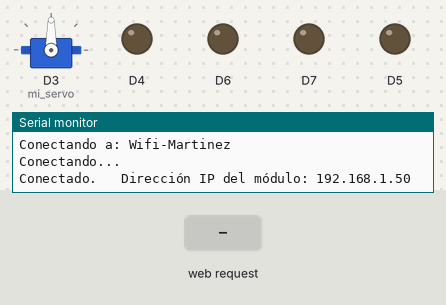
The sketch below on a simulated ESP8266 (NodeMCU). On the bench: servo, output pins drawn as LEDs (lit = HIGH), the last lines printed to the serial monitor. Inputs (shaded band) come from the test bench. WiFi joins after 1.5 s; servers stay silent unless stated.

Above: at 3.2 s.
3.3 s: HTTP request GET /ADELANTE received
At 4.8 s:
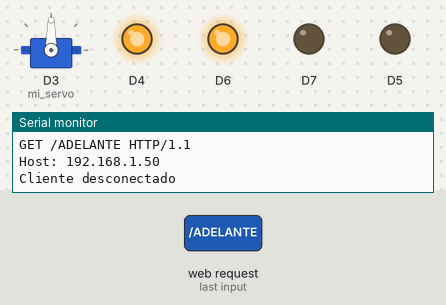
5.8 s: HTTP request GET /ATRAS received
At 7.9 s:
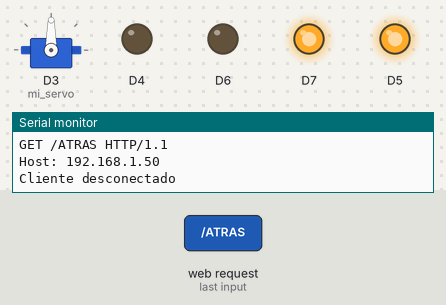
8.3 s: HTTP request GET /IZQUIERDA received
At 9.8 s:
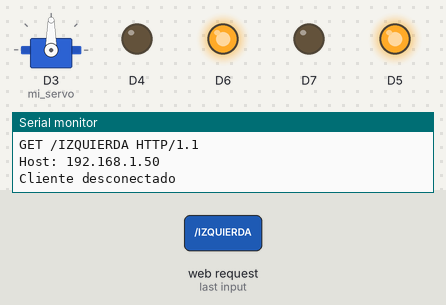
Timing chart, 0 to 11.3 s (numbered marks = the images above; inputs shaded):
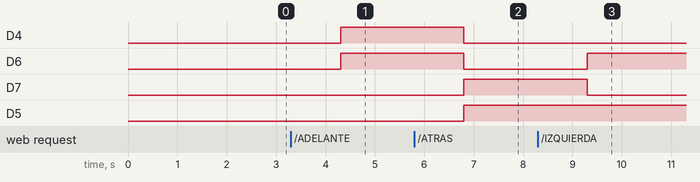

Measured:
- after the input at 3.3 s, D4, D6: LOW → HIGH after 1.0 s
- after the input at 5.8 s, D4, D6: HIGH → LOW after 1.0 s; D7, D5: LOW → HIGH after 1.0 s
- after the input at 8.3 s, D6: LOW → HIGH after 1.0 s; D7: HIGH → LOW after 1.0 s

The sketch:

robot-wifi.ino
```cpp
/*Librerias; Servo aún no la implementé*/
#include<Servo.h>
#include <ESP8266WiFi.h>

/*Variables de velocidad, tolerancia y declaración de prototipos de funciones*/
#define velocidad 255
double tolerancia = 5.00;
double medir_distancia();
void adelante();
void detener();
void derecha();
void atras();
void izquierda();
void servo_mov_der();
void servo_mov_izq();
void respuesta_web();
Servo mi_servo;

//Configuración de red
char ssid[] = "Wifi-Martinez";
const char *password = "1wds416s";

WiFiServer server(80); //Instanciamos el servidor en la variable server en el puerto especificado como argumento
WiFiClient client; //Instanciamos un cliente

//Función que recibe del cliente WiFi una cadena que contiene la solicitud como parte de la misma al tocar un botón
//al hacer esto la solicitud devuelve adelante, atras, etc.

void recepcion_serial(String recepcion) {

  //Buscamos si en la cadena recibida se encuentra, en alguna posición, el indice de la palabra buscada, de ser así accionamos la función de mover
  if (recepcion.indexOf("ADELANTE") > 0) {
    adelante();
  } else if (recepcion.indexOf("ATRAS") > 0) {

    atras();
  } else if (recepcion.indexOf("IZQUIERDA") > 0) {
    izquierda();
  } else if (recepcion.indexOf("DERECHA") > 0) {
    derecha();
  } else if (recepcion.indexOf("PARAR") > 0) {
    detener();
  }
}


void setup() {
  //inicio de puertos y pines
  Serial.begin(115200);
  pinMode(D4, OUTPUT);
  pinMode(D5, OUTPUT);
  pinMode(D6, OUTPUT);
  pinMode(D7, OUTPUT);
  pinMode(D1, OUTPUT); //TRIGGER
  pinMode(D2, INPUT); //ECHO
  mi_servo.attach(D3);
  digitalWrite(D4, LOW);
  digitalWrite(D5, LOW);
  digitalWrite(D6, LOW);
  digitalWrite(D7, LOW);

  Serial.printf("Conectando a: %s\n", ssid);

  //inicio de la conexión wifi con las credenciales anteriores
  WiFi.begin(ssid, password);

  // Intentamos que se conecte a la red wifi
  while (WiFi.status() != WL_CONNECTED) {
    Serial.println("Conectando...");
    delay(2000);
  }

  //al conectarse devuelve la IP que se le asignó
  Serial.print("Conectado.  ");
  Serial.print(" Dirección IP del módulo: ");
  Serial.println(WiFi.localIP());
  //iniciamos el servidor
  server.begin();


}

void loop() {
//se comprueban las conexiones entrantes y se le asignan la variable cliente que es de tipo WiFiClient
  WiFiClient client = server.available();
  if (client) {
    //En el caso de que haya cliente
    Serial.println("Nuevo cliente conectado");
    //Obtenemos los datos de la solicitud y los guardamos en el string. readStringUntil('r') especifíca que la lectura se detendrá al recibir una 'r' sino quedaría en bucle
    String linea_cliente = client.readStringUntil('r');
    //enviamos la solicitud a la función
    recepcion_serial(linea_cliente);
    Serial.println(linea_cliente);
    // Enviar la respuesta HTML al cliente
    client.println("HTTP/1.1 200 OK");
    client.println("Content-Type: text/html");
    client.println("");
    client.println("<!DOCTYPE HTML>");
    client.println("<html>");
    client.println("<head><meta charset='UTF-8'>");
    client.println("<meta http-equiv='X-UA-Compatible' content='IE=edge'>");
    client.println("<meta name='viewport' content='width=device-width, initial-scale=1.0'>");
    client.println("<style>");
    client.println("html {box-sizing: border-box;}*, *:before, *:after {box-sizing: inherit;}body {margin: 0;font-family:monospace;}");
    client.println(".botones{box-sizing: border-box;justify-items: center;align-items: center;}");
    client.println("*{border: none;}button{width: 100px;height: 100%;}");
    client.println(".contenedor {display: flex;justify-content: center;align-items: center;width: 50vw;height: 50vw;margin: 0 auto;}");
    client.println(".botones {text-align: center;display: grid;grid-template-columns: repeat(3, 1fr);grid-template-rows: repeat(3, 1fr);grid-column-gap: 5px;grid-row-gap: 5px;height: 37vh;justify-self: center;align-self: center;}");
    client.println("</style>");
    client.println("<title>ESP8266</title></head>");
    client.println("<body style='background-color: #050A30;'>");
    client.println("<h1 style='color:#D8A7B1; text-align: center;'>ESP8266 WiFi controller</h1>");
    client.println("<div class='contenedor'>");
    client.println("<div class= ' botones'>");
    client.println("<button onclick=location.href='./?IZQUIERDA' style='background-color: #B6E2D3; border-radius: 25px; color: white;grid-area: 2 / 1 / 3 / 2; '>IZQUIERDA</button>");
    client.println("<button onclick=location.href='./?ATRAS' style='background-color: #FAE8E0; border-radius: 25px; color: white;grid-area: 3 / 2 / 4 / 3;'>ATRAS</button>");
    client.println("<button onclick=location.href='./?DERECHA' style='background-color: #EF7C8E; border-radius: 25px; color: white;grid-area: 2 / 3 / 3 / 4; '>DERECHA</button>");
    client.println("<button onclick=location.href='./?PARAR' style='background-color: #673ab7; border-radius: 25px; color: white; grid-area: 2 / 2 / 3 / 3; '>PARAR</button>");
    client.println("<button onclick=location.href='./?ADELANTE' style='background-color: #D8A7B1; border-radius: 25px; color: white; grid-area: 1 / 2 / 2 / 3; '>ADELANTE</button>");
    client.println("</div>");
    client.println("</div>");
    client.println("</body>");
    client.println("</html>");

    // Finalizar la conexión con el cliente
    client.stop();
    Serial.println("Cliente desconectado");
  }
}

double medir_distancia() {
  double distancia = 0;
  double duracion = 0;
  digitalWrite(D1, HIGH);
  delayMicroseconds(10);
  digitalWrite(D1, LOW);
  duracion = pulseIn(D2, HIGH);
  distancia = duracion / 59;
  return distancia;
}
//funciones de movimiento
void adelante() {
  Serial.println("hacia adelante");
  analogWrite(D5, 0);
  analogWrite(D4, velocidad);
  analogWrite(D7, 0);
  analogWrite(D6, velocidad);
}

void atras() {
  Serial.println("retrocediendo");
  analogWrite(D5, velocidad);
  analogWrite(D4, 0);
  analogWrite(D7, velocidad);
  analogWrite(D6, 0);
}
void detener() {
  Serial.println("detenido");
  analogWrite(D5, 0);
  analogWrite(D4, 0);
  analogWrite(D7, 0);
  analogWrite(D6, 0);
}
void izquierda() {
  Serial.println("izquierda");
  analogWrite(D7, 0);
  analogWrite(D6, velocidad);
}
void derecha() {
  Serial.println("derecha");
  analogWrite(D5, 0);
  analogWrite(D4, velocidad);
}

void servo_mov_der() {
  double distancia = medir_distancia();
  for (int i = 0; i < 80; i++) {
    mi_servo.write(i);
    if (distancia >= tolerancia) {
      break;
    }
    Serial.println("moviendo +");
    delay(10);
  }
}

void servo_mov_izq() {
  //Medimos la distancia a cada ángulo del servo. Si la distancia medida es mayor a la tolerancia salimos del bucle
  double distancia = medir_distancia();
  for (int i = 80; i > 0; i--) {
    mi_servo.write(i);
    if (distancia >= tolerancia) {
      break;
    }
    Serial.println("moviendo -");
    delay(10);
  }

}
```
